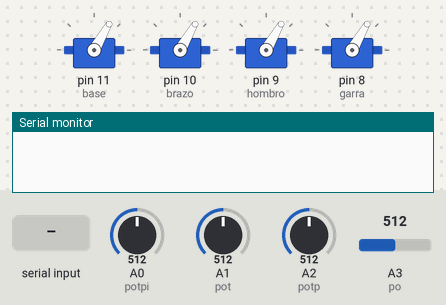
Bench run of a sketch on a simulated Arduino Uno, built with avr-gcc and run on an emulated ATmega328P. Parts: 4 × servo, the last lines printed to the serial monitor. The inputs (shaded band) are chosen by the test bench; at power-on: A0 (potpi) = 512, A1 (pot) = 512, A2 (potp) = 512, A3 (po) = 512.

Above: at 1.2 s.
1.3 s: A0 (potpi) set to 716
At 3.0 s:
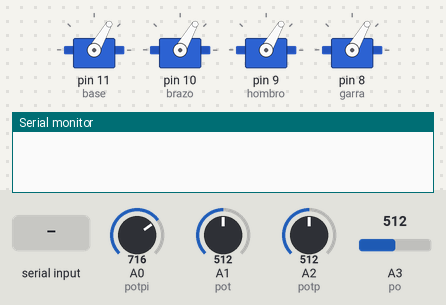
7.4 s: A0 (potpi) set to 992
13.5 s: A0 (potpi) set to 306
19.6 s: A0 (potpi) set to 170
25.7 s: "<brazo>" received over Serial
At 28.0 s:
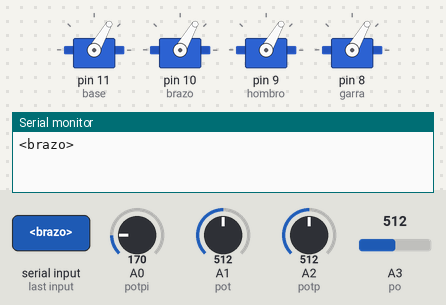
31.8 s: A0 (potpi) set to 30
Timing chart, 0 to 38.6 s (numbered marks = the images above; inputs shaded):
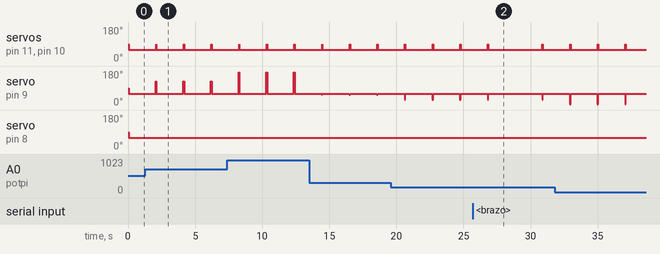

The sketch:

servo_brazo_potenciometros_guardaposicion.ino
```cpp
#include <Servo.h>

Servo hombro, brazo, base, garra;

int potpi = 0;
int pot = 1;
int potp = 2;
int po = 3;


int val;    // variable to read the value from the analog pin
int val1;
int val2;
int val3;

const int max_root = 180;
char valores;
String codigo = "";

boolean mode = true;

void setup() {


 Serial.begin(9600);

 base.attach(11);
 brazo.attach(10);
 hombro.attach(9);
 garra.attach(8);

}

void loop() {
 val = analogRead(potpi);            // reads the value of the potentiometer (value between 0 and 1023)
  val = map(val, 0, 1023, 0, 180);     // scale it to use it with the servo (value between 0 and 180)
  hombro.write(val);                  // sets the servo position according to the scaled value
  delay(15);                           // waits for the servo to get there


    val1 = analogRead(pot);            // reads the value of the potentiometer (value between 0 and 1023)
  val1 = map(val1, 0, 1023, 0, 180);     // scale it to use it with the servo (value between 0 and 180)
  brazo.write(val1);                  // sets the servo position according to the scaled value
  delay(15);                           // waits for the servo to get there


    val2 = analogRead(potp);            // reads the value of the potentiometer (value between 0 and 1023)
  val2 = map(val2, 0, 1023, 0, 180);     // scale it to use it with the servo (value between 0 and 180)
  base.write(val2);                  // sets the servo position according to the scaled value
  delay(15);                           // waits for the servo to get there

    val3 = analogRead(po);            // reads the value of the potentiometer (value between 0 and 1023)
  val3 = map(val3, 0, 1023, 0, 180);     // scale it to use it with the servo (value between 0 and 180)
  garra.write(val3);                  // sets the servo position according to the scaled value
  delay(15);                           // waits for the servo to get there


  String metodo="",init = ""; boolean tipo = false;
  int posicion = 0;

  base.write(60);
  brazo.write(60);
  hombro.write(60);
  garra.write(60);

  if(Serial.available() > 0)
  {
    codigo = "";
    while(Serial.available() > 0)
    {
      valores = Decimal_to_ASCII(Serial.read());
      Serial.print(valores);
      codigo = codigo + valores;
    }
    delay(2000);
  }

  Serial.println(codigo);
  delay(2000);

  for( int i=0; i < codigo.length(); i++)
  {
      if(tipo == false)
      {
        if(codigo.charAt(i) == '(')
        {
           tipo = true;
           continue;
        }
        metodo = metodo + codigo.charAt(i);
      } else
      {
        init = init + codigo.charAt(i);
        if(codigo.charAt(i) == ')')
        {
          continue;
        }else if(codigo.charAt(i) == ';'){
          delay(2000);
          posicion = init.toInt();
          if(metodo == "brazo")
          {
            posicion < 180 ? brazo.write(posicion) : brazo.write(180);
            Serial.println("brazo");
            delay(2000);
          }else if(metodo == "base")
          {
            posicion < max_root ? base.write(posicion) : base.write(180);
            Serial.println("base");
            delay(2000);
          }else if(metodo == "hombro")
          {
            posicion < max_root ? hombro.write(posicion) : hombro.write(180);
            Serial.println("hombro");
            delay(2000);
          }else if(metodo == "garra")
          {
            posicion < max_root ? garra.write(posicion) : garra.write(180);
            Serial.println("garra");
            delay(2000);
          }

          metodo = "";
          tipo =  false;
          init = "";
        }
      }
  }
}

char Decimal_to_ASCII(int entrada){
  char salida=' ';
  switch(entrada){
  case 32:
  salida=' ';
  break;
  case 33:
  salida='!';
  break;
  case 34:
  salida='"';
  break;
  case 35:
  salida='#';
  break;
  case 36:
  salida='$';
  break;
  case 37:
  salida='%';
  break;
  case 38:
  salida='&';
  break;
  case 39:
  salida=' ';
  break;
  case 40:
  salida='(';
  break;
  case 41:
  salida=')';
  break;
  case 42:
  salida='*';
  break;
  case 43:
  salida='+';
  break;
  case 44:
  salida=',';
  break;
  case 45:
  salida='-';
  break;
  case 46:
  salida='.';
  break;
  case 47:
  salida='/';
  break;
  case 48:
  salida='0';
  break;
  case 49:
  salida='1';
  break;
  case 50:
  salida='2';
  break;
  case 51:
  salida='3';
  break;
  case 52:
  salida='4';
  break;
  case 53:
  salida='5';
  break;
  case 54:
  salida='6';
  break;
  case 55:
  salida='7';
  break;
  case 56:
  salida='8';
  break;
  case 57:
  salida='9';
  break;
  case 58:
  salida=':';
  break;
  case 59:
  salida=';';
  break;
  case 60:
  salida='<';
  break;
  case 61:
  salida='=';
  break;
  case 62:
  salida='>';
  break;
  case 63:
  salida='?';
  break;
  case 64:
  salida='@';
  break;
  case 65:
  salida='A';
  break;
  case 66:
  salida='B';
  break;
  case 67:
  salida='C';
  break;
  case 68:
  salida='D';
  break;
  case 69:
  salida='E';
  break;
  case 70:
  salida='F';
  break;
  case 71:
  salida='G';
  break;
  case 72:
  salida='H';
  break;
  case 73:
  salida='I';
  break;
  case 74:
  salida='J';
  break;
  case 75:
  salida='K';
  break;
  case 76:
  salida='L';
  break;
  case 77:
  salida='M';
  break;
  case 78:
  salida='N';
  break;
  case 79:
  salida='O';
  break;
  case 80:
  salida='P';
  break;
  case 81:
  salida='Q';
  break;
  case 82:
  salida='R';
  break;
  case 83:
  salida='S';
  break;
  case 84:
  salida='T';
  break;
  case 85:
  salida='U';
  break;
  case 86:
  salida='V';
  break;
  case 87:
  salida='W';
  break;
  case 88:
  salida='X';
  break;
  case 89:
  salida='Y';
  break;
  case 90:
  salida='Z';
  break;
  case 91:
  salida='[';
  break;
  case 92:
  salida=' ';
  break;
  case 93:
  salida=']';
  break;
  case 94:
  salida='^';
  break;
  case 95:
  salida='_';
  break;
  case 96:
  salida='`';
  break;
  case 97:
  salida='a';
  break;
  case 98:
  salida='b';
  break;
  case 99:
  salida='c';
  break;
  case 100:
  salida='d';
  break;
  case 101:
  salida='e';
  break;
  case 102:
  salida='f';
  break;
  case 103:
  salida='g';
  break;
  case 104:
  salida='h';
  break;
  case 105:
  salida='i';
  break;
  case 106:
  salida='j';
  break;
  case 107:
  salida='k';
  break;
  case 108:
  salida='l';
  break;
  case 109:
  salida='m';
  break;
  case 110:
  salida='n';
  break;
  case 111:
  salida='o';
  break;
  case 112:
  salida='p';
  break;
  case 113:
  salida='q';
  break;
  case 114:
  salida='r';
  break;
  case 115:
  salida='s';
  break;
  case 116:
  salida='t';
  break;
  case 117:
  salida='u';
  break;
  case 118:
  salida='v';
  break;
  case 119:
  salida='w';
  break;
  case 120:
  salida='x';
  break;
  case 121:
  salida='y';
  break;
  case 122:
  salida='z';
  break;
  case 123:
  salida='{';
  break;
  case 124:
  salida='|';
  break;
  case 125:
  salida='}';
  break;
  case 126:
  salida='~';
  break;
  }
  return salida;
  }
```

Measured:
- after the input at 25.7 s, servo on pin 11 (base), servo on pin 10 (brazo): 60° → 90° after 5.2 s, → 60° 0.03 s later; servo on pin 9 (hombro): 60° → 29° after 5.2 s, → 60° 0.06 s later
- by itself, servo on pin 11 (base), servo on pin 10 (brazo): alternates 90° for 0.03 s and 60° for 2.0 s
- by itself, servo on pin 9 (hombro): alternates 60° for 2.0 s and 29° for 0.06 s
